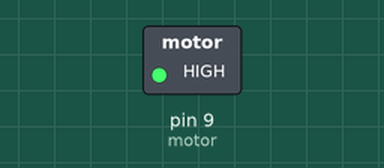
Simulated run of this sketch. Board: Arduino Uno, built with avr-gcc and run on an emulated ATmega328P. Parts: switched loads named in the sketch (green lamp = pin HIGH).

Above: at 0.1 s.
Timing chart, 0 to 1.6 s (numbered marks = the images above):
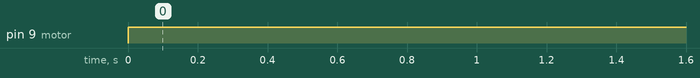

Measured:
- by itself, pin 9 (motor): LOW → HIGH at 0.00 s

The sketch:

uhhhhhh.ino
```cpp
// Attempt to control ESC and motor from scratch

#include <Servo.h>
Servo ESC1;

int motor = 9;

void setup() {
  // put your setup code here, to run once:
  pinMode(motor, OUTPUT);
}

void loop() {
  // put your main code here, to run repeatedly:
  analogWrite(motor,2000);
}
```
